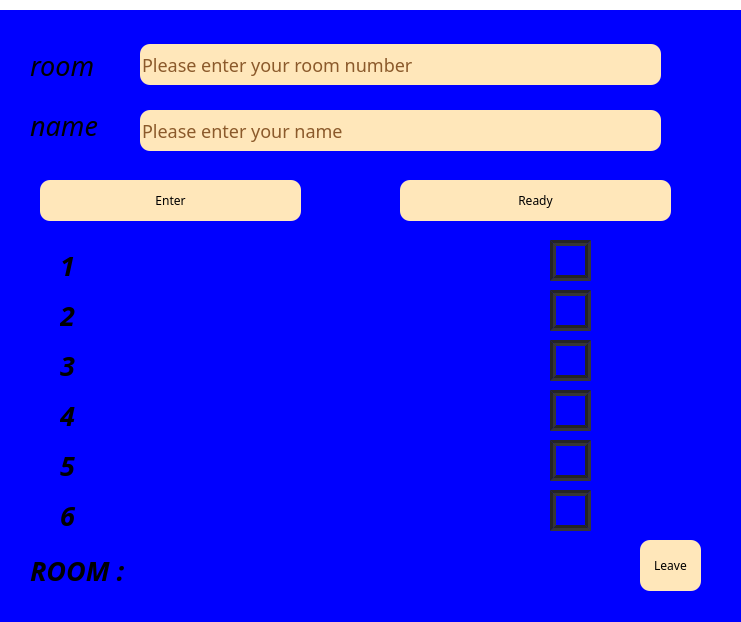
<?xml version="1.0" encoding="UTF-8"?>
<ui version="4.0">
 <class>ask_join_room</class>
 <widget class="QWidget" name="ask_join_room">
  <property name="geometry">
   <rect>
    <x>0</x>
    <y>0</y>
    <width>741</width>
    <height>622</height>
   </rect>
  </property>
  <property name="windowTitle">
   <string>Form</string>
  </property>
  <property name="styleSheet">
   <string notr="true">*{
	background:rgb(255, 255, 255);
	font-family:Century Gothic,sans-serif;
}
QFrame{
background: blue;
}
QFrame{
	border:sold 10px rgba(0,0,0);
	background-image: url(I:/coding/C++project/final_checker/pictureSource/ask2.jpg);
}
QLineEdit{
	color: #8B5A2B;
	background-color:#8B5A2B;
}
QLineEdit{
	color: (255,255,255);
	background-color:#FFE7BA;
	font-size:18px;
	border-style:outset;
	border-radius:10px;
}
QPushButton{
	background:#FFE7BA;
	border-style:outset;
	border-radius:10px;
 
}
QPushButton:pressed{
	background-color:#405361;
	border-style:inset;
}
QCheckBox{
	background:rgba(85,170,225,0);
	color:white;
}
QLabel{
	background:rgba(85,170,225,0);
	color:black;
	font-style: italic bold;
	font size:50px;
}

QListView{
	background:rgba(85,170,225,0);
	color:black;
	font-style: italic bold;
	font size:50px;
}

</string>
  </property>
  <widget class="QFrame" name="frame">
   <property name="geometry">
    <rect>
     <x>0</x>
     <y>10</y>
     <width>741</width>
     <height>631</height>
    </rect>
   </property>
   <property name="frameShape">
    <enum>QFrame::StyledPanel</enum>
   </property>
   <property name="frameShadow">
    <enum>QFrame::Raised</enum>
   </property>
   <widget class="QLineEdit" name="NameEdit">
    <property name="geometry">
     <rect>
      <x>140</x>
      <y>100</y>
      <width>521</width>
      <height>41</height>
     </rect>
    </property>
    <property name="text">
     <string>Please enter your name </string>
    </property>
   </widget>
   <widget class="QPushButton" name="Enter">
    <property name="geometry">
     <rect>
      <x>40</x>
      <y>170</y>
      <width>261</width>
      <height>41</height>
     </rect>
    </property>
    <property name="text">
     <string>Enter</string>
    </property>
   </widget>
   <widget class="QPushButton" name="Ready">
    <property name="geometry">
     <rect>
      <x>400</x>
      <y>170</y>
      <width>271</width>
      <height>41</height>
     </rect>
    </property>
    <property name="text">
     <string>Ready</string>
    </property>
   </widget>
   <widget class="QLineEdit" name="roomNum">
    <property name="geometry">
     <rect>
      <x>140</x>
      <y>34</y>
      <width>521</width>
      <height>41</height>
     </rect>
    </property>
    <property name="text">
     <string>Please enter your room number</string>
    </property>
   </widget>
   <widget class="QLabel" name="_1">
    <property name="geometry">
     <rect>
      <x>60</x>
      <y>240</y>
      <width>31</width>
      <height>31</height>
     </rect>
    </property>
    <property name="font">
     <font>
      <pointsize>20</pointsize>
      <italic>true</italic>
      <bold>true</bold>
     </font>
    </property>
    <property name="text">
     <string>1</string>
    </property>
   </widget>
   <widget class="QLabel" name="_3">
    <property name="geometry">
     <rect>
      <x>60</x>
      <y>340</y>
      <width>31</width>
      <height>31</height>
     </rect>
    </property>
    <property name="font">
     <font>
      <pointsize>20</pointsize>
      <italic>true</italic>
      <bold>true</bold>
     </font>
    </property>
    <property name="text">
     <string>3</string>
    </property>
   </widget>
   <widget class="QLabel" name="_2">
    <property name="geometry">
     <rect>
      <x>60</x>
      <y>290</y>
      <width>31</width>
      <height>31</height>
     </rect>
    </property>
    <property name="font">
     <font>
      <pointsize>20</pointsize>
      <italic>true</italic>
      <bold>true</bold>
     </font>
    </property>
    <property name="text">
     <string>2</string>
    </property>
   </widget>
   <widget class="QLabel" name="_4">
    <property name="geometry">
     <rect>
      <x>60</x>
      <y>390</y>
      <width>31</width>
      <height>31</height>
     </rect>
    </property>
    <property name="font">
     <font>
      <pointsize>20</pointsize>
      <italic>true</italic>
      <bold>true</bold>
     </font>
    </property>
    <property name="text">
     <string>4</string>
    </property>
   </widget>
   <widget class="QLabel" name="_5">
    <property name="geometry">
     <rect>
      <x>60</x>
      <y>440</y>
      <width>31</width>
      <height>31</height>
     </rect>
    </property>
    <property name="font">
     <font>
      <pointsize>20</pointsize>
      <italic>true</italic>
      <bold>true</bold>
     </font>
    </property>
    <property name="text">
     <string>5</string>
    </property>
   </widget>
   <widget class="QLabel" name="_6">
    <property name="geometry">
     <rect>
      <x>60</x>
      <y>490</y>
      <width>31</width>
      <height>31</height>
     </rect>
    </property>
    <property name="font">
     <font>
      <pointsize>20</pointsize>
      <italic>true</italic>
      <bold>true</bold>
     </font>
    </property>
    <property name="text">
     <string>6</string>
    </property>
   </widget>
   <widget class="QLabel" name="AName">
    <property name="geometry">
     <rect>
      <x>130</x>
      <y>240</y>
      <width>331</width>
      <height>31</height>
     </rect>
    </property>
    <property name="font">
     <font>
      <pointsize>17</pointsize>
      <italic>true</italic>
     </font>
    </property>
    <property name="text">
     <string/>
    </property>
   </widget>
   <widget class="QLabel" name="BName">
    <property name="geometry">
     <rect>
      <x>130</x>
      <y>290</y>
      <width>331</width>
      <height>31</height>
     </rect>
    </property>
    <property name="font">
     <font>
      <pointsize>17</pointsize>
      <italic>true</italic>
     </font>
    </property>
    <property name="text">
     <string/>
    </property>
   </widget>
   <widget class="QLabel" name="CName">
    <property name="geometry">
     <rect>
      <x>130</x>
      <y>340</y>
      <width>331</width>
      <height>31</height>
     </rect>
    </property>
    <property name="font">
     <font>
      <pointsize>17</pointsize>
      <italic>true</italic>
     </font>
    </property>
    <property name="text">
     <string/>
    </property>
   </widget>
   <widget class="QLabel" name="DName">
    <property name="geometry">
     <rect>
      <x>130</x>
      <y>390</y>
      <width>331</width>
      <height>31</height>
     </rect>
    </property>
    <property name="font">
     <font>
      <pointsize>17</pointsize>
      <italic>true</italic>
     </font>
    </property>
    <property name="text">
     <string/>
    </property>
   </widget>
   <widget class="QLabel" name="EName">
    <property name="geometry">
     <rect>
      <x>130</x>
      <y>440</y>
      <width>331</width>
      <height>31</height>
     </rect>
    </property>
    <property name="font">
     <font>
      <pointsize>17</pointsize>
      <italic>true</italic>
     </font>
    </property>
    <property name="text">
     <string/>
    </property>
   </widget>
   <widget class="QLabel" name="FName">
    <property name="geometry">
     <rect>
      <x>130</x>
      <y>490</y>
      <width>331</width>
      <height>31</height>
     </rect>
    </property>
    <property name="font">
     <font>
      <pointsize>17</pointsize>
      <italic>true</italic>
     </font>
    </property>
    <property name="text">
     <string/>
    </property>
   </widget>
   <widget class="QLabel" name="roomNum_show">
    <property name="geometry">
     <rect>
      <x>30</x>
      <y>530</y>
      <width>571</width>
      <height>61</height>
     </rect>
    </property>
    <property name="font">
     <font>
      <pointsize>20</pointsize>
      <italic>true</italic>
      <bold>true</bold>
     </font>
    </property>
    <property name="text">
     <string>ROOM : </string>
    </property>
   </widget>
   <widget class="QLabel" name="label_8">
    <property name="geometry">
     <rect>
      <x>480</x>
      <y>230</y>
      <width>41</width>
      <height>41</height>
     </rect>
    </property>
    <property name="text">
     <string/>
    </property>
   </widget>
   <widget class="QLabel" name="ready1">
    <property name="geometry">
     <rect>
      <x>550</x>
      <y>230</y>
      <width>41</width>
      <height>41</height>
     </rect>
    </property>
    <property name="styleSheet">
     <string notr="true">QLabel{border:6px groove #242424;}</string>
    </property>
    <property name="text">
     <string/>
    </property>
   </widget>
   <widget class="QLabel" name="ready2">
    <property name="geometry">
     <rect>
      <x>550</x>
      <y>280</y>
      <width>41</width>
      <height>41</height>
     </rect>
    </property>
    <property name="styleSheet">
     <string notr="true">QLabel{border:6px groove #242424;}</string>
    </property>
    <property name="text">
     <string/>
    </property>
   </widget>
   <widget class="QLabel" name="ready3">
    <property name="geometry">
     <rect>
      <x>550</x>
      <y>330</y>
      <width>41</width>
      <height>41</height>
     </rect>
    </property>
    <property name="styleSheet">
     <string notr="true">QLabel{border:6px groove #242424;}</string>
    </property>
    <property name="text">
     <string/>
    </property>
   </widget>
   <widget class="QLabel" name="ready4">
    <property name="geometry">
     <rect>
      <x>550</x>
      <y>380</y>
      <width>41</width>
      <height>41</height>
     </rect>
    </property>
    <property name="styleSheet">
     <string notr="true">QLabel{border:6px groove #242424;}</string>
    </property>
    <property name="text">
     <string/>
    </property>
   </widget>
   <widget class="QLabel" name="ready5">
    <property name="geometry">
     <rect>
      <x>550</x>
      <y>430</y>
      <width>41</width>
      <height>41</height>
     </rect>
    </property>
    <property name="styleSheet">
     <string notr="true">QLabel{border:6px groove #242424;}</string>
    </property>
    <property name="text">
     <string/>
    </property>
   </widget>
   <widget class="QLabel" name="ready6">
    <property name="geometry">
     <rect>
      <x>550</x>
      <y>480</y>
      <width>41</width>
      <height>41</height>
     </rect>
    </property>
    <property name="styleSheet">
     <string notr="true">QLabel{border:6px groove #242424;}</string>
    </property>
    <property name="text">
     <string/>
    </property>
   </widget>
   <widget class="QPushButton" name="Leave">
    <property name="geometry">
     <rect>
      <x>640</x>
      <y>530</y>
      <width>61</width>
      <height>51</height>
     </rect>
    </property>
    <property name="text">
     <string>Leave</string>
    </property>
   </widget>
   <widget class="Line" name="line">
    <property name="geometry">
     <rect>
      <x>0</x>
      <y>590</y>
      <width>741</width>
      <height>16</height>
     </rect>
    </property>
    <property name="orientation">
     <enum>Qt::Horizontal</enum>
    </property>
   </widget>
   <widget class="QLabel" name="room">
    <property name="geometry">
     <rect>
      <x>30</x>
      <y>40</y>
      <width>101</width>
      <height>31</height>
     </rect>
    </property>
    <property name="font">
     <font>
      <pointsize>20</pointsize>
      <italic>true</italic>
     </font>
    </property>
    <property name="text">
     <string>room</string>
    </property>
   </widget>
   <widget class="QLabel" name="name">
    <property name="geometry">
     <rect>
      <x>30</x>
      <y>100</y>
      <width>101</width>
      <height>31</height>
     </rect>
    </property>
    <property name="font">
     <font>
      <pointsize>20</pointsize>
      <italic>true</italic>
     </font>
    </property>
    <property name="text">
     <string>name</string>
    </property>
   </widget>
   <widget class="QLabel" name="ranking">
    <property name="geometry">
     <rect>
      <x>20</x>
      <y>20</y>
      <width>701</width>
      <height>211</height>
     </rect>
    </property>
    <property name="font">
     <font>
      <pointsize>80</pointsize>
      <italic>true</italic>
     </font>
    </property>
    <property name="text">
     <string/>
    </property>
   </widget>
  </widget>
 </widget>
 <resources/>
 <connections/>
</ui>
